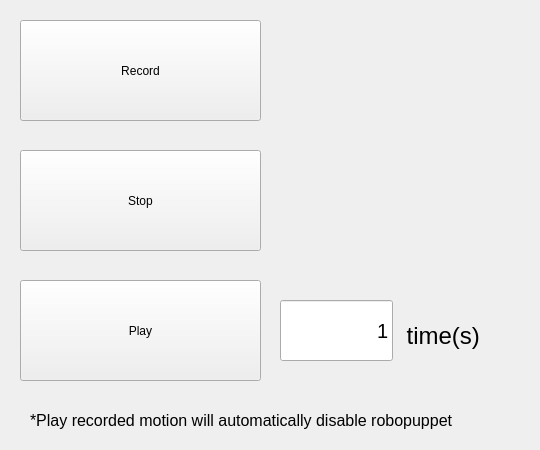
   <widget class="QWidget" name="tab_3">
    <attribute name="title">
     <string>Learn</string>
    </attribute>
    <widget class="QPushButton" name="playButton">
     <property name="geometry">
      <rect>
       <x>20</x>
       <y>280</y>
       <width>241</width>
       <height>101</height>
      </rect>
     </property>
     <property name="text">
      <string>Play</string>
     </property>
    </widget>
    <widget class="QPushButton" name="recordButton">
     <property name="geometry">
      <rect>
       <x>20</x>
       <y>20</y>
       <width>241</width>
       <height>101</height>
      </rect>
     </property>
     <property name="text">
      <string>Record</string>
     </property>
    </widget>
    <widget class="QPushButton" name="stopButton">
     <property name="geometry">
      <rect>
       <x>20</x>
       <y>150</y>
       <width>241</width>
       <height>101</height>
      </rect>
     </property>
     <property name="text">
      <string>Stop</string>
     </property>
    </widget>
    <widget class="QLabel" name="label_139">
     <property name="geometry">
      <rect>
       <x>30</x>
       <y>400</y>
       <width>491</width>
       <height>41</height>
      </rect>
     </property>
     <property name="font">
      <font>
       <pointsize>12</pointsize>
      </font>
     </property>
     <property name="text">
      <string>*Play recorded motion will automatically disable robopuppet</string>
     </property>
    </widget>
    <widget class="QLineEdit" name="lineEdit">
     <property name="geometry">
      <rect>
       <x>280</x>
       <y>300</y>
       <width>113</width>
       <height>61</height>
      </rect>
     </property>
     <property name="font">
      <font>
       <pointsize>15</pointsize>
      </font>
     </property>
     <property name="text">
      <string>1</string>
     </property>
     <property name="alignment">
      <set>Qt::AlignRight|Qt::AlignTrailing|Qt::AlignVCenter</set>
     </property>
    </widget>
    <widget class="QLabel" name="label_143">
     <property name="geometry">
      <rect>
       <x>400</x>
       <y>310</y>
       <width>131</width>
       <height>51</height>
      </rect>
     </property>
     <property name="font">
      <font>
       <pointsize>18</pointsize>
      </font>
     </property>
     <property name="text">
      <string> time(s)</string>
     </property>
    </widget>
   </widget>
